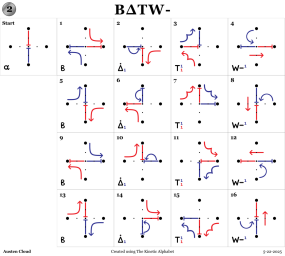
#> input picture desktop/legacy/image_cache/0146d577046739ffea3b7ff7ae9c66f3.png, 285 x 256 px
$ python -i image_utils.py   (imports and definitions only)
#> lines starting #> are read from the running program, lines starting #| are printed output that depends on the picture
from __future__ import annotations
# src/main_window/main_widget/sequence_card_tab/utils/image_utils.py
import io
from typing import Optional,Optional

from PIL import Image, ImageEnhance
from PyQt6.QtCore import QBuffer, QSize, Qt
from PyQt6.QtGui import QImage


class ImageProcessor:
    """
    Utility class for processing images with optimized quality and performance.

    This class provides:
    1. High-quality image scaling
    2. Memory-efficient image processing
    3. Format conversion between QImage/QPixmap and PIL Image
    4. Image enhancement and effects
    """

    # [40 lines left out: function scale_image, not called in this run]

    @staticmethod
    def qimage_to_pil(qimage: QImage) -> Image.Image | None:
        """
        Convert QImage to PIL Image.

        Args:
            qimage: Source QImage

        Returns:
            PIL Image or None if conversion fails
        """
        if qimage.isNull():
            return None

        # Convert to ARGB32 format
        qimage = qimage.convertToFormat(QImage.Format.Format_ARGB32)

        # Save to buffer
        buffer = QBuffer()
        buffer.open(QBuffer.OpenModeFlag.ReadWrite)
        qimage.save(buffer, "PNG")
        buffer.seek(0)

        # Load with PIL
        try:
            pil_image = Image.open(io.BytesIO(buffer.data().data()))
            return pil_image.copy()  # Return a copy to ensure buffer can be released
        except Exception as e:
            print(f"Error converting QImage to PIL Image: {e}")
            return None

    # [25 lines left out: function pil_to_qimage, not called in this run]

    @staticmethod
    def enhance_image(
        image: QImage,
        brightness: float = 1.0,
        contrast: float = 1.0,
        sharpness: float = 1.0,
    ) -> QImage:
        """
        Enhance an image with adjustable parameters.

        Args:
            image: Source QImage
            brightness: Brightness factor (1.0 = original)
            contrast: Contrast factor (1.0 = original)
            sharpness: Sharpness factor (1.0 = original)

        Returns:
            Enhanced QImage
        """
        # Convert to PIL
        pil_image = ImageProcessor.qimage_to_pil(image)
        if pil_image is None:
            return image

        # Apply enhancements
        if brightness != 1.0:
            pil_image = ImageEnhance.Brightness(pil_image).enhance(brightness)
        if contrast != 1.0:
            pil_image = ImageEnhance.Contrast(pil_image).enhance(contrast)
        if sharpness != 1.0:
            pil_image = ImageEnhance.Sharpness(pil_image).enhance(sharpness)

        # Convert back to QImage
        return ImageProcessor.pil_to_qimage(pil_image)

>>> import cv2
>>> picture = cv2.imread('../../../../../../../../desktop/legacy/image_cache/0146d577046739ffea3b7ff7ae9c66f3.png', cv2.IMREAD_GRAYSCALE)
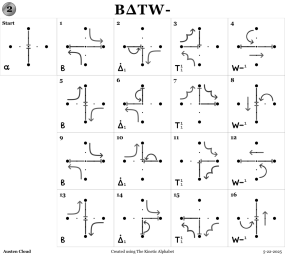
#> picture: shape (256, 285); min 0, max 255, mean 246.1
>>> result = ImageProcessor().enhance_image(picture)
#> (the run stopped early here; a loop or call above may not have finished)

$ run again, on desktop/legacy/image_cache/131494c2d2b7f27010bdb45d0c383ae3.png
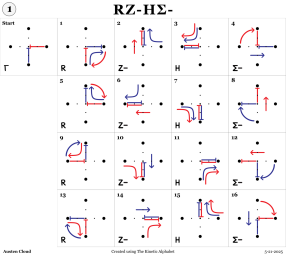
#> input picture desktop/legacy/image_cache/131494c2d2b7f27010bdb45d0c383ae3.png, 286 x 256 px
#> `picture = cv2.imread('../../../../../../../../desktop/legacy/image_cac..`:
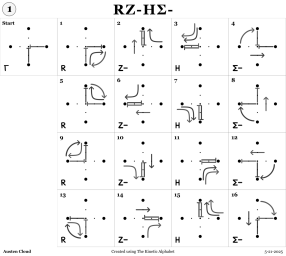
#> picture: shape (256, 286); min 0, max 255, mean 246.2

$ run again, on desktop/legacy/image_cache/1b881d2dd481d69ceb081b0e4f67af09.png
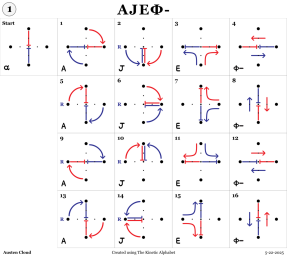
#> input picture desktop/legacy/image_cache/1b881d2dd481d69ceb081b0e4f67af09.png, 287 x 257 px
#> `picture = cv2.imread('../../../../../../../../desktop/legacy/image_cac..`:
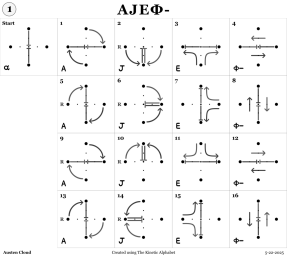
#> picture: shape (257, 287); min 0, max 255, mean 246.3

$ run again, on desktop/legacy/image_cache/231314bd05988695b9d0533009f3efa6.png
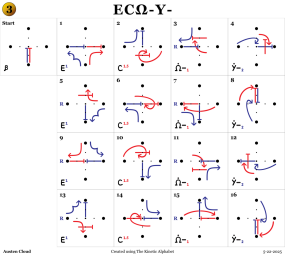
#> input picture desktop/legacy/image_cache/231314bd05988695b9d0533009f3efa6.png, 285 x 256 px
#> `picture = cv2.imread('../../../../../../../../desktop/legacy/image_cac..`:
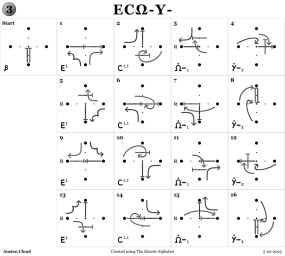
#> picture: shape (256, 285); min 0, max 255, mean 245.5
